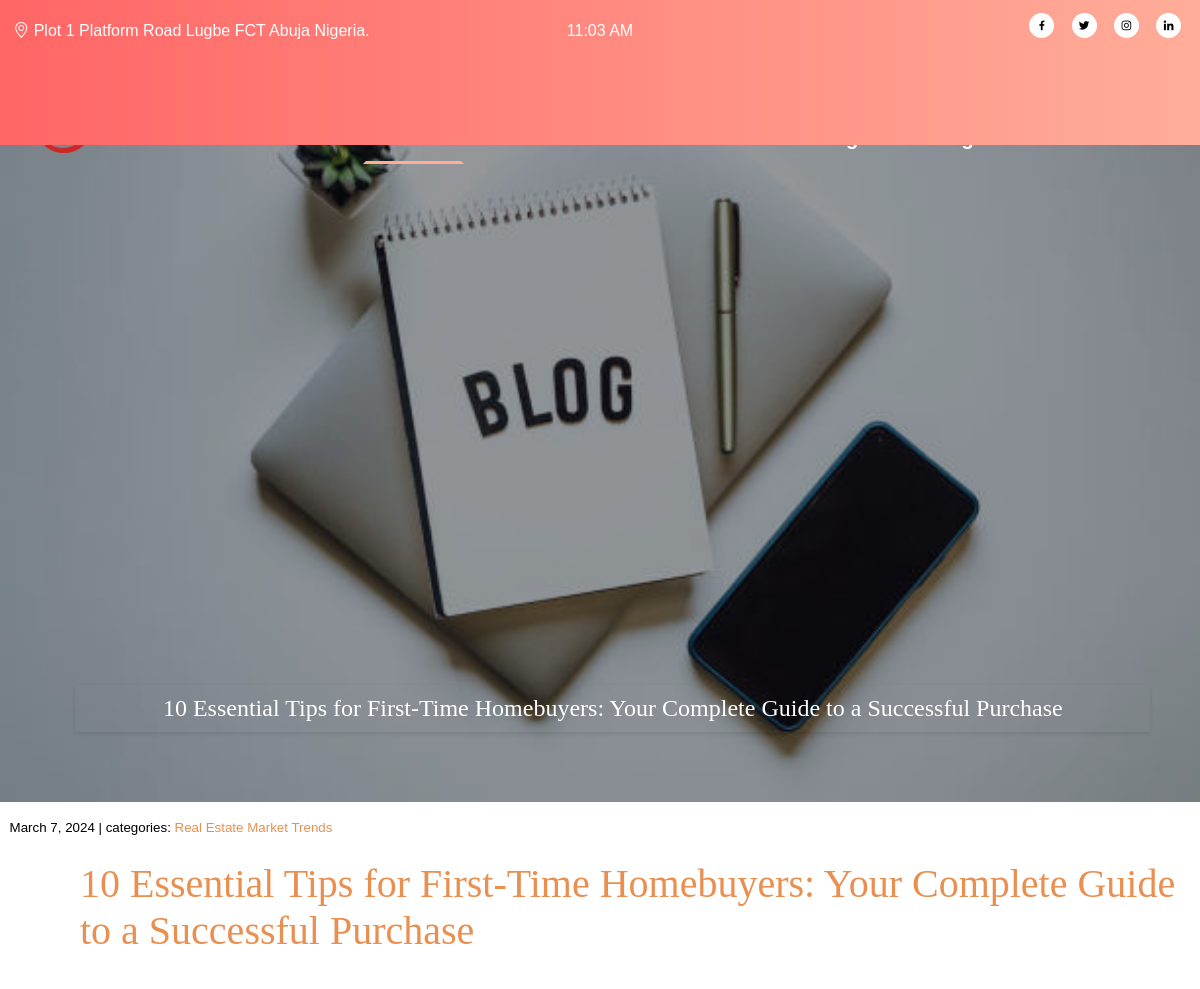
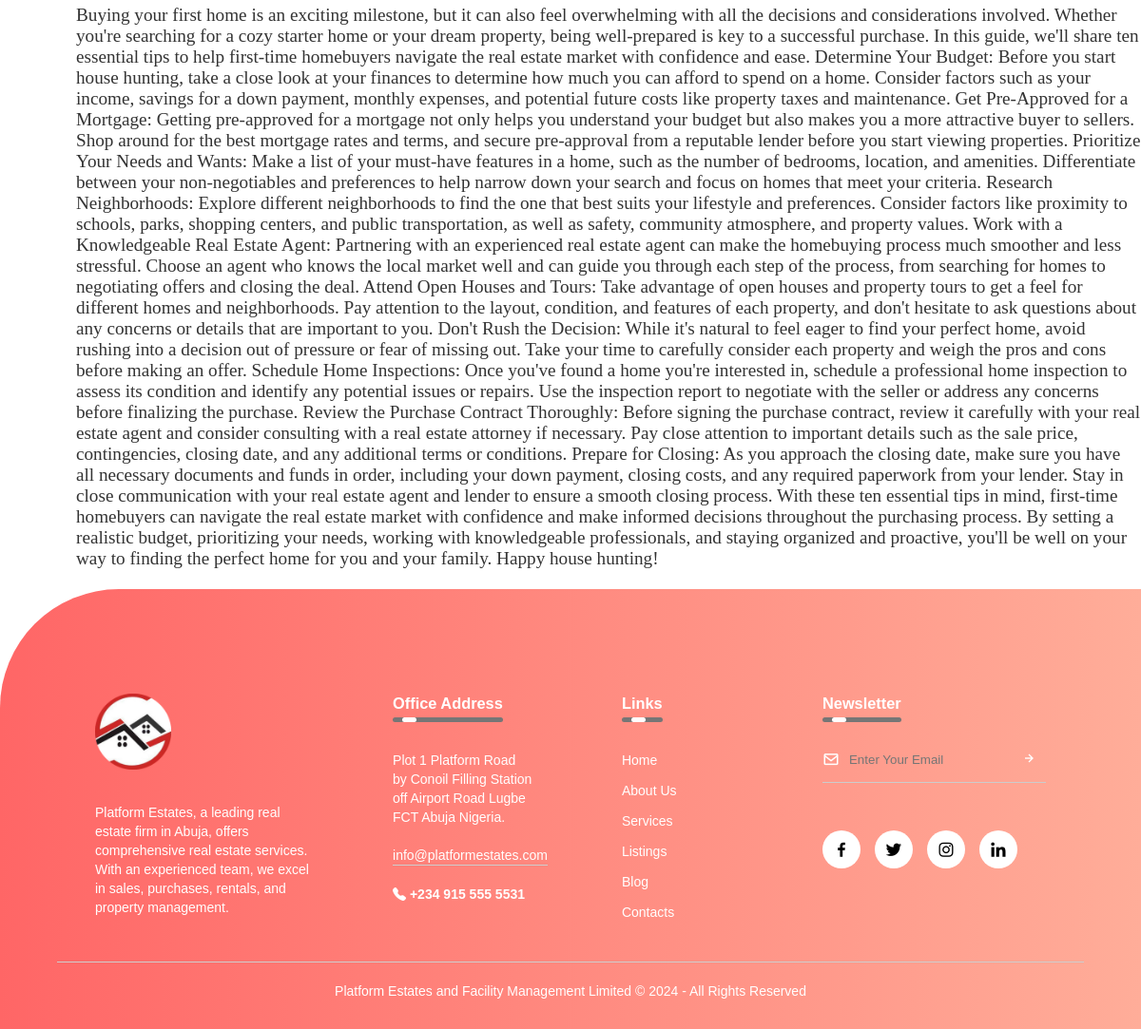
The app's page /post/1/ with its own data (2 pictures, top to bottom).
### estates/models.py (models this page shows, shortened)
class Post(models.Model):
    title = models.CharField(max_length = 300)
    body = models.TextField()
    image = models.ImageField(upload_to = 'media/', null = True, blank = True)
    image_1 = models.ImageField(upload_to='media/', null = True, blank = True)
    date_created = models.DateTimeField(auto_now_add = True)
    categories = models.ManyToManyField('Category', related_name = 'posts')

class Category(models.Model):
    name = models.CharField(max_length = 50)
    class Meta:
        verbose_name_plural = 'Categories'

### estates/views.py (the view, shortened to what this page needs)
# urls.py: path('post/<int:pk>/', views.blog_detail, name = 'blog_detail'),
def blog_detail(request, pk):
    current_datetime = datetime.now()
    post = Post.objects.get(pk=pk)
    newsletter = NewsletterForm()
    form = CommentForm()
    comments = Comment.objects.filter(post=post)
    context = {
            'post': post,
            'comments': comments,
            'date': current_datetime,
            'newsletter': newsletter,
            }
    return render(request, 'pages/blog_detail.html', context)

### estates/forms.py
class NewsletterForm(forms.ModelForm):
    class Meta:
        model = Newsletter
        fields = ['email']

### estates/templates/pages/blog_detail.html (shortened to what this page needs)
{% load static %}
<!DOCTYPE html>
<html>
    <head>
        <link rel = 'stylesheet' href='https://unpkg.com/boxicons@2.1.4/css/boxicons.min.css'>
        <link rel = 'stylesheet' href='https://cdn.jsdelivr.net/npm/bootstrap-icons@1.11.3/font/bootstrap-icons.min.css'>
        <link rel = 'stylesheet' href ='{% static 'head_foot.css' %}'>
        <link rel = 'stylesheet' href  ='{% static 'blog.css' %}'>
    </head>
    <body>
        <div class = 'container'>
            <div class = 'pre_head'>
                <p> <span class = 'address'> <i class="bi bi-geo-alt"></i> Plot 1 Platform Road Lugbe FCT Abuja Nigeria.</span>
                    <span class = 'date'> {{ date|date:'H:i A' }} </span>
                    <span class = 'profile_links'>
                    <a href = 'https://www.facebook.com/profile.php?id=100089944118473'><i class='bx bxl-facebook'></i></a>
		            <a href = 'https://twitter.com/Platformestate3'><i class='bx bxl-twitter'></i></a>
		            <a href = 'https://www.instagram.com/platformestate/'><i class='bx bxl-instagram'></i></a>
		            <a href = 'https://ng.linkedin.com/in/platform-estates-bb3751263'><i class='bx bxl-linkedin'></i></a>
                    </span>
                </p>
            </div>
    <header>
	    <div class="logo">
            <a href='/'><img src="{% static 'platform_logo (2).png' %}" alt="Platform Logo" class = 'logo'></a>
        </div>
	    <nav>
		    <ul>
			    <li><a href = '/' class = 'active'> Home </a></li>
			    <li><a href = '{% url 'about_us' %}'> About Us </a></li>
			    <li><a href = '{% url 'services' %}'> Services </a></li>
			    <li><a href = '{% url 'listings' %}'> Listings </a></li>
			    <li><a href = '{% url 'blog' %}'> Blog </a></li>
			    <li><a href = '{% url 'contact' %}'> Contacts </a></li>
		    </ul>
	    </nav>
        <div class = 'quote'><p> {{ post.title }} </p></div>
    </header>
        <div class = 'small'><small>
            {{ post.date_created.date }} | categories:
            {% for category in post.categories.all %}
                <a href = '{% url 'blog_category' category.name %}'> {{ category.name }} </a>
            {% endfor %}
        </small></div>
        <div class = 'blog_content'>
            <h3> {{ post.title }} </h3>
            <p> {{post.body | safe }} </p>
        </div>
    <footer>
        <div class = 'row'>
            <div class = 'col'>
                <img src = '{% static 'platform_logo.PNG' %}' alt = 'Logo' class = 'logo'>
                <p> Platform Estates, a leading real estate firm in Abuja, offers comprehensive real estate services. With an experienced team, we excel in sales, purchases, rentals, and property management.</p>
            </div>
            <div class = 'col'>
                <h3> Office Address <div class = 'underline'><span></span></div></h3>
                <p> Plot 1 Platform Road </p>
                <p> by Conoil Filling Station off Airport Road Lugbe  </p>
                <p> FCT Abuja Nigeria. </p>
                <p class = 'email_id'> info@platformestates.com </p>
                <h4><i class = "bi bi-telephone-fill"></i> +234 915 555 5531 </h4>
            </div>
            <div class = 'col'>
                <h3> Links <div class = 'underline'><span></span></div></h3>
                <ul>
                   <li><a href = '/'> Home </a></li>
                   <li><a href = '{% url 'about_us' %}'> About Us </a></li>
                   <li><a href = '{% url 'services' %}'> Services </a></li>
                   <li><a href = '{% url 'listings' %}'> Listings </a></li>
                   <li><a href = '{% url 'blog' %}'> Blog </a></li>
                   <li><a href = '{% url 'contact' %}'> Contacts </a></li>
                </ul>
            </div>
            <div class = 'col'>
                <h3> Newsletter <div class = 'underline'><span></span></div></h3>
                <form action="" method="post">
                    <i class='bx bx-envelope'></i>
                    <input type='email' name='email' maxlength='254' required id='id_email' placeholder = 'Enter Your Email'>
                    <button type = 'submit'> <i class='bx bx-right-arrow-alt'></i> </button>
                </form>
                <div class = 'social_icons'>
                    <a href = 'https://www.facebook.com/profile.php?id=100089944118473'><i class='bx bxl-facebook'></i></a>
                    <a href = 'https://twitter.com/Platformestate3'><i class='bx bxl-twitter'></i></a>
                    <a href = 'https://www.instagram.com/platformestate/'><i class='bx bxl-instagram'></i></a>
                    <a href = 'https://ng.linkedin.com/in/platform-estates-bb3751263'><i class='bx bxl-linkedin'></i></a>
                 </div>
            </div>
        </div>
        <hr/>
            <p class = 'copyright'> Platform Estates and Facility Management Limited &copy; {{ date|date:'Y' }} - All Rights Reserved </p>
    </footer>
    </body>
</html>

### estates/static/head_foot.css (style rules this page uses)
* { margin: 0; padding: 0; box-sizing: border-box; font-family: 'poppins', sans-serif; }
.pre_head { position: absolute; top: 0; left: 0; height: 7%; width: 100%; z-index: 2; background: linear-gradient(to right,#ff6666, #ffad99); color: #fff; font-size: 1em; font-family: 'Montserrat', sans-serif; }
.pre_head p { padding-top: 1.1%; text-align: center; position: relative; }
.pre_head .address { position: absolute; left: 0; padding-left: 0.5%; padding-top: 0.7%; transform: translateX(2%) }
.pre_head .date { display: inline-block; padding-top: 0.7%; }
.pre_head .profile_links { position: absolute; right: 0; padding-right: 0.5%; }
.profile_links i { width: 25px; height: 25px; border-radius: 50%; text-align: center; line-height: 25px; font-size: .8em; color: #000; background: #fff; margin-right: 1em; cursor: pointer; }
header { height: 100vh; position: relative; width: 100%; }
header::before { content: ''; position: absolute; top: 0; left: 0; width: 100%; height: 100vh; background-color: rgba(0, 0, 0, 0.4); }
header .logo { width: 40%; max-width: 50%; position: absolute; top: 2.8em; left: 2%; height: auto; cursor: pointer; }
nav { background: transparent; width: 100%; position: absolute; top: 12%; }
nav ul li { display: inline-block; line-height: 5em; margin: 0 0.3em; }
nav ul { float: right; margin-right: 3.3em; }
nav ul li a { color: #fff; text-decoration: none; font-weight: bold; font-size: 1.25em; padding: 0.6em 1em; border: 3px solid transparent; transition: .2s; cursor: pointer; }
nav ul li a:hover, nav ul li a.active { border-bottom-color: #FFAD99; }
header .quote { position: absolute; bottom: 4.4em; right: 3.1em; padding: 0.6em; background: transparent; box-shadow: 0 0.125em 0.25em rgba(0, 0, 0, 0.1); color: #fff; text-align: center; }
header .quote p { font-size: 2vw; font-family: 'Tangerine', serif; width: 44em; }
footer { width: 100%; position: static; bottom: 0; background: linear-gradient(to right,#ff6666, #ffad99); color: #fff; padding: 100px 0 30px; border-top-left-radius: 125px; font-size: 14px; line-height: 20px; margin-top: 1.5em; }
footer .row { width: 85%; margin: auto; display: flex; flex-wrap: wrap; align-items: flex-start; justify-content: space-between; }
footer .logo { width: 80px; margin-bottom: 30px; }
footer .col { flex-basis: 25%; padding: 10px; }
footer .col:nth-child(2), footer .col:nth-child(3) { flex-basis: 15%; }
.col h3 { width: fit-content; margin-bottom: 40px; position: relative; }
.col .email_id { width: fit-content; border-bottom: 1px solid #ccc; margin: 20px 0; }
footer ul li { list-style: none; margin-bottom: 12px; }
footer ul a { text-decoration: none; color: #fff; cursor: pointer; }
footer form { padding-bottom: 15px; display: flex; align-items: center; justify-content: space-between; border-bottom: 1px solid #ccc; margin-bottom: 50px; }
footer form i { font-size: 18px; margin-right: 10px; }
footer form input { width: 100%; background: transparent; color: #ccc; border: 0; outline: none; }
footer form button { background: transparent; border: 0; outline: none; cursor: pointer; }
footer form button .bx-right-arrow-alt { font-size: 16px; color: #fff; }
footer .social_icons { display: flex; }
footer .social_icons i { width: 40px; height: 40px; border-radius: 50%; text-align: center; line-height: 40px; font-size: 20px; color: #000; background: #fff; margin-right: 15px; cursor: pointer; }
footer hr { width: 90%; border: 0; border-bottom: 1px solid #ccc; margin: 20px auto; }
footer .copyright { text-align: center; }
footer .underline { width: 100%; height: 5px; background: #767676; border-radius: 3px; position: absolute; top: 25px; left: 0; overflow: hidden; }
footer .underline span { width: 15px; height: 100%; background: #fff; border-radius: 3px; position: absolute; top: 0; left: 10px; animation: moving 2s linear infinite; }

### estates/static/blog.css (style rules this page uses)
* { padding: 0; margin: 0; box-sizing: border-box; }
header { background: url(blog_header.jpg); background-size: cover; background-position: center; background-repeat: no-repeat; }
div.small { margin-left: 0.6em; margin-top: 1em; }
div.small a { color: #E98F50; text-decoration: none; }
div.blog_content { margin-top: 1.5em; margin-left: 5em; }
div.blog_content h3 { font-size: 2.5em; font-weight: 500; font-family: 'Times New Roman'; color: #E98F50; }
div.blog_content p { font-family: 'Tangerine', serif; font-size: 1.2em; color: #333; }

### records on screen
Post: title "10 Essential Tips for First-Time Homebuyers: Your Complete Guide to a Successful Purchase", date_created "March 7, 2024", body "Buying your first home is an exciting milestone, but it can also feel overwhelming with all the decisions and considerations involved. Whether you're searching for a cozy starter home or your dream property, being well-prepared is key to a successful purchase. In this guide, we'll share ten essential tips to help first-time homebuyers navigate the real estate market with confidence and ease. Determine Your Budget: Before you start house hunting, take a close look at your finances to determine how much you can afford to spend on a home. Consider factors such as your income, savings for a down payment, monthly expenses, and potential future costs like property taxes and maintenance. Get…"
Category: name "Real Estate"
Category: name "Market Trends"

### other values on screen
{{ date|date:'H:i A' }} "11:03 AM"
{{ date|date:'Y' }} "2024"
